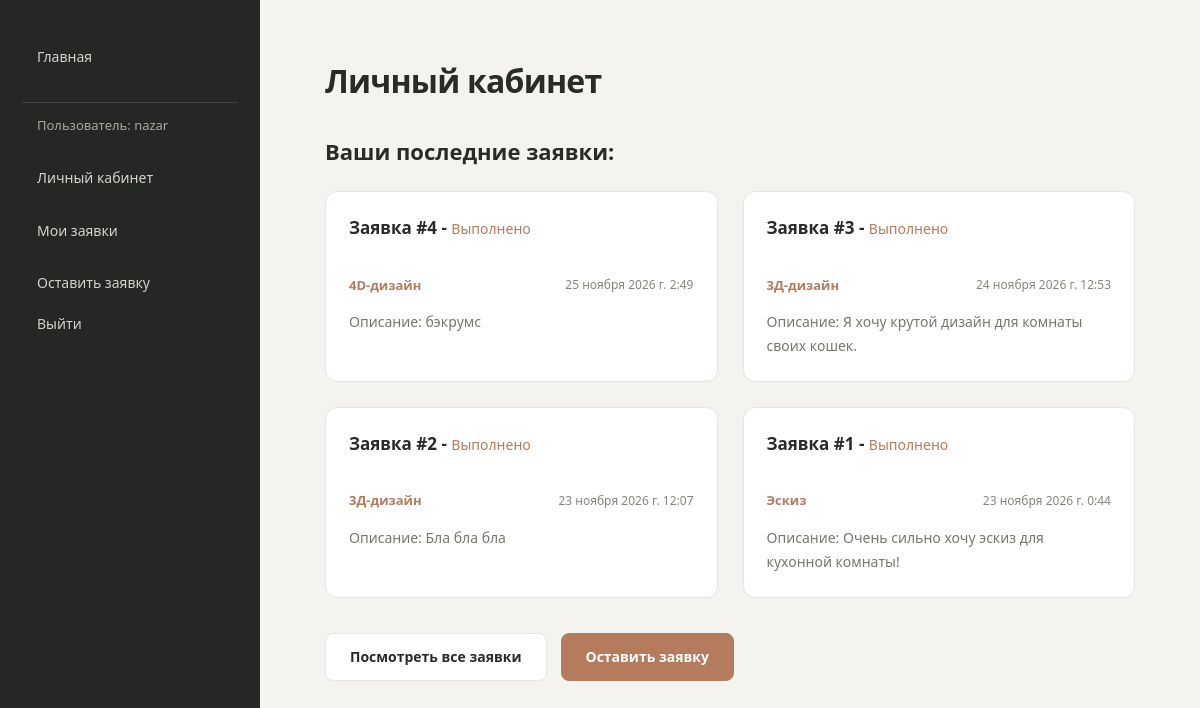
The app's page /creative_space/profile/ (signed in) with its own data.
### creative_space/models.py (models this page shows, shortened)
class Submission(models.Model):
    client = models.ForeignKey(Client, verbose_name="Клиент", on_delete=models.SET_NULL, null=True)
    category = models.ForeignKey(Category, verbose_name="Категория",on_delete=models.CASCADE, help_text="Категория заявки (что требуется сделать по заявке)")
    description = models.TextField("Описание", help_text="Предпочтения и пожелания к дизайну.")
    floor_plan=models.ImageField(
        "План помещения",
        upload_to='floor_plan/%Y/%m',
        help_text="План помещения.",
        validators=[
            FileExtensionValidator(
                allowed_extensions=['png', 'jpg', 'jpeg', 'bmp'],
                message="Допустимые форматы: JPG, JPEG, PNG, BMP.",),
            validate_image_size,],
        )
    created_at = models.DateTimeField(auto_now_add=True, help_text="Дата создания заявки")
    WORK_STATUS = [
        ('n', 'Новый'),
        ('w', 'В работе'),
        ('r', "Выполнено"),
    ]
    status = models.CharField("Статус заявки", max_length=1, choices=WORK_STATUS, default='n')

class Category(models.Model):
    name = models.CharField("Категория", max_length=50, help_text="Что требуется сделать по заявке.")
    class Meta:
        ordering = ('name',)
    def __str__(self):
        return self.name

### creative_space/views.py (the view)
# urls.py: path('profile/', views.SubmissionListViewMyProfile.as_view(), name='profile'),
class SubmissionListViewMyProfile(LoginRequiredMixin, generic.ListView):
    model = Submission
    template_name = 'creative_space/profile.html'
    paginate_by = 4
    def get_queryset(self):
        return (Submission.objects.filter(client__user=self.request.user)).order_by('-created_at')

### creative_space/templates/creative_space/profile.html (shortened to what this page needs)
{% extends "base_generic.html" %}
{% block content %}
    <h1>Личный кабинет</h1>
    <section>
        <h2>Ваши последние заявки:</h2>
        <div class="submissions">
            {% if submission_list %}
                {% for submission in submission_list %}
                    <div class="submission">
                        <h3>Заявка #{{submission.id}} - <span class="status">{{submission.get_status_display}}</span></h3>
                        <div class="submission-info">
                            <p>{{submission.category}}</p>
                            <time>{{submission.created_at}}</time>
                        </div>
                        <p>Описание: {{submission.description}}</p>
                    </div>
                {% endfor %}
            <div class="actions">
                <a href="{% url 'my_submissions' %}">Посмотреть все заявки</a>
                <a href="{% url 'my_submissions' %}">Оставить заявку</a>
            </div>
            {% else %}
                <p>У вас пока еще нет заявок.</p>
                <a href="{% url 'my_submissions' %}">Оставить заявку</a>
            {% endif %}
        </div>
    </section>
{% endblock %}

### creative_space/templates/base_generic.html (shortened to what this page needs)
<!DOCTYPE html>
<html lang="ru">
  <head>
    {% load static %}
    <link rel="stylesheet" href="{% static 'css/styles.css' %}" />
  </head>
  <body>
    <div class="container">
      <header>
        <nav>
          {% block sidebar %}
            <menu class="sidebar-nav">
              <li><a href="{% url 'index' %}">Главная</a></li>
            {% if user.is_authenticated %}
              <li>Пользователь: {{user.get_username}}</li>
              <li><a href="{% url 'profile' %}">Личный кабинет</a></li>
              <li><a href="{% url 'my_submissions' %}">Мои заявки</a></li>
              <li><a href="#">Оставить заявку</a></li>
              <li>
                <form id="logout-form" method="post" action="{% url 'logout' %}">
                  <button type="submit" class="btn-link">Выйти</button>
                </form>
              </li>
            {% else %}
              <li><a href="{% url 'login' %}">Войти</a></li>
            {% endif %}
            </menu>
          {% endblock %}
        </nav>
      </header>
      <main>
        {% block content %}{% endblock %}
      </main>
    </div>
  </body>
</html>

### creative_space/static/css/styles.css (style rules this page uses)
:root { --bg-color: #f5f3ef; --sidebar-color: #252724; --sidebar-hover: #383b36; --primary-color: #b47b5c; --primary-hover: #996448; --text-color: #292b28; --muted-color: #85857e; --card-color: #ffffff; --border-color: #e8e5df; --sidebar-width: 260px; --radius: 12px; --transition: 0.25s ease; }
* { margin: 0; padding: 0; box-sizing: border-box; }
li { list-style: none; }
body { font-family: "Segoe UI", Arial, sans-serif; background-color: var(--bg-color); color: var(--text-color); line-height: 1.6; }
.container { min-height: 100vh; padding-left: var(--sidebar-width); }
nav { position: fixed; top: 0; left: 0; width: var(--sidebar-width); height: 100vh; background-color: var(--sidebar-color); padding: 35px 22px; overflow-y: auto; z-index: 100; }
.sidebar-nav { list-style: none; display: flex; flex-direction: column; gap: 8px; }
.sidebar-nav li { color: #d4d3ce; font-size: 14px; }
.sidebar-nav a { display: block; padding: 11px 15px; color: #d4d3ce; text-decoration: none; border-radius: 8px; transition: var(--transition); }
.sidebar-nav li:nth-child(2) { margin-top: 15px; padding: 12px 15px; color: #aaa99f; font-size: 13px; border-top: 1px solid #41433e; }
#logout-form { padding: 0 15px; }
.btn-link { background: none; border: none; color: #d4d3ce; font-family: inherit; font-size: 14px; cursor: pointer; transition: var(--transition); }
main { max-width: 1400px; margin: 0 auto; padding: 55px 65px; }
.submissions { display: grid; grid-template-columns: repeat(2, minmax(0, 1fr)); gap: 25px; }
.submission { background-color: var(--card-color); border: 1px solid var(--border-color); border-radius: var(--radius); overflow: hidden; transition: var(--transition); }
.submission h3 { padding: 22px 23px 15px; font-size: 17px; font-weight: 600; }
.status { color: var(--primary-color); font-size: 14px; font-weight: 500; }
.submission-info { display: flex; justify-content: space-between; align-items: center; padding: 18px 23px 10px; }
.submission-info p { color: var(--primary-color); font-size: 13px; font-weight: 600; }
.submission-info time { color: var(--muted-color); font-size: 12px; }
.submission > p { padding: 5px 23px 23px; color: #777770; font-size: 14px; line-height: 1.7; }
main > h1 { font-size: 32px; font-weight: 600; letter-spacing: -0.8px; color: var(--text-color); }
main > section > h2 { margin: 28px 0 22px; font-size: 22px; font-weight: 600; color: var(--text-color); }
.submissions .actions { grid-column: 1 / -1; display: flex; flex-wrap: wrap; gap: 14px; margin-top: 10px; }
.submissions .actions a, .submissions > a { display: inline-block; width: fit-content; padding: 12px 24px; border-radius: 8px; font-size: 14px; font-weight: 600; text-decoration: none; transition: var(--transition); }
.submissions .actions a:first-child { background-color: var(--card-color); border: 1px solid var(--border-color); color: var(--text-color); }
.submissions .actions a:last-child, .submissions > a { background-color: var(--primary-color); border: 1px solid var(--primary-color); color: #ffffff; }

### records on screen
Submission: id "4", status "Выполнено", category "4D-дизайн", created_at "25 ноября 2026 г. 2:49", description "бэкрумс"
Submission: id "3", status "Выполнено", category "3Д-дизайн", created_at "24 ноября 2026 г. 12:53", description "Я хочу крутой дизайн для комнаты своих кошек."
Submission: id "2", status "Выполнено", category "3Д-дизайн", created_at "23 ноября 2026 г. 12:07", description "Бла бла бла"
Submission: id "1", status "Выполнено", category "Эскиз", created_at "23 ноября 2026 г. 0:44", description "Очень сильно хочу эскиз для кухонной комнаты!"

### other values on screen
{{ user.get_username }} "nazar"
